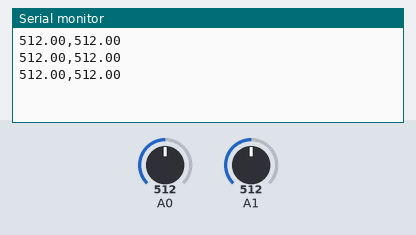
A sketch run on a simulated Arduino Uno, built with avr-gcc and run on an emulated ATmega328P. On the bench: the last lines printed to the serial monitor. The inputs (shaded band) are chosen by the test bench; at power-on: A0 = 512, A1 = 512.

Above: at 1.3 s.
1.4 s: A0 set to 529
At 1.9 s:
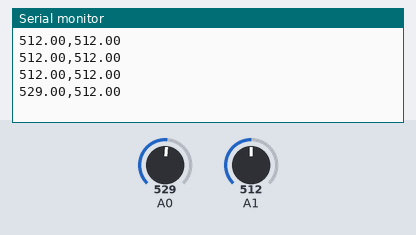
2.9 s: A1 set to 529
At 3.4 s:
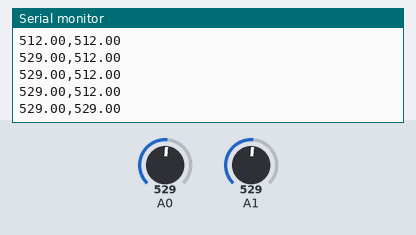
4.4 s: A0 set to 511
At 4.9 s:
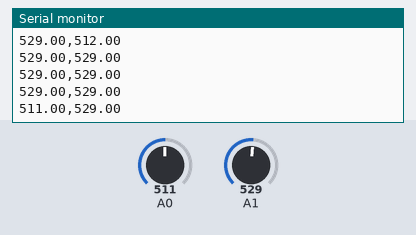
5.9 s: A1 set to 511
At 6.5 s:
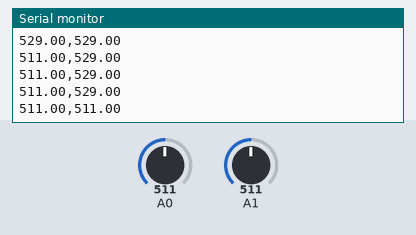
Timing chart, 0 to 8.4 s (numbered marks = the images above; inputs shaded):
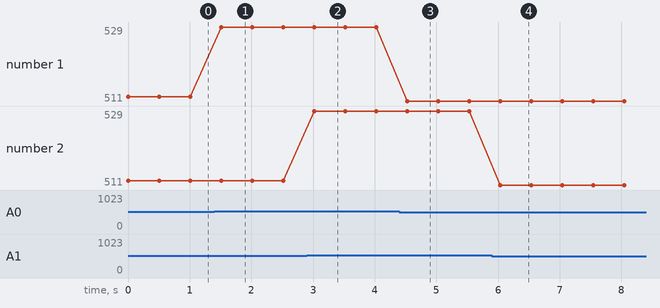

The sketch:

joystick_code.ino
```cpp
#include <SoftwareSerial.h>
SoftwareSerial BTSerial(10, 11); // TX, RX

void setup() {
  BTSerial.begin(38400);
  Serial.begin(9600);
}

void loop() {
  float x = analogRead(A0); // Read X axis
  float y = analogRead(A1); // Read Y axis
  // Send as comma-separated values: e.g., "512,400\n"
  float x1 =0;
  float y1 = 0;
  if (x > 526){
    x1 = 95 + ((x-526)/526)*35;
  }
  else if (x == 526){
     x1 = 95;
  }
  else if (x==0){
    x1 = 60;
  }
  else {
     x1 = 60 + (x/526)*35;
  }
  if (y == 519){
     y1 = 0;
  }
  else if (y==0){
    y1 = 200;
  }
  else if (y>519){
     y1 = -200*((y-519)/519);
  }
  else{
     y1 = 200-(y/519)*200;
  }
  int x2 = round(x1);
  int y2 = round(y1);
  BTSerial.print(x2);
  BTSerial.print(',');
  BTSerial.print(y2);
  BTSerial.print('\n');
  Serial.print(x);
  Serial.print(',');
  Serial.print(y);
  Serial.print('\n');
  //Serial.print('\n');
  //BTSerial.print('a');
  //BTSerial.print('\n');
  delay(500); // Adjust as needed
}
```

Measured:
- after the input at 1.4 s, the serial monitor: prints a new line after 0.11 s (image 1)
- after the input at 2.9 s, the serial monitor: prints a new line after 0.12 s (image 2)
- after the input at 4.4 s, the serial monitor: prints a new line after 0.13 s (image 3)
- after the input at 5.9 s, the serial monitor: prints a new line after 0.14 s (image 4)
- plotted number 1: 512 → 529 after the input at 1.4 s, 529 → 511 after the input at 4.4 s
